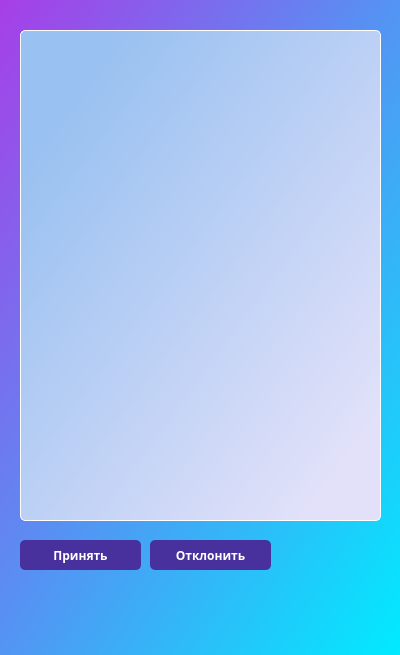
<?xml version="1.0" encoding="UTF-8"?>
<ui version="4.0">
 <class>Friends_in</class>
 <widget class="QDialog" name="Friends_in">
  <property name="geometry">
   <rect>
    <x>0</x>
    <y>0</y>
    <width>400</width>
    <height>655</height>
   </rect>
  </property>
  <property name="windowTitle">
   <string>Dialog</string>
  </property>
  <property name="styleSheet">
   <string notr="true">background-color: qlineargradient(spread:pad, x1:0, y1:0, x2:1, y2:1, stop:0 rgba(167, 62, 231, 255), stop:1 rgba(0, 235, 255, 255));
</string>
  </property>
  <widget class="QListWidget" name="listWidget">
   <property name="geometry">
    <rect>
     <x>20</x>
     <y>30</y>
     <width>361</width>
     <height>491</height>
    </rect>
   </property>
   <property name="styleSheet">
    <string notr="true">border: 1px solid #ffffff;
border-radius: 5px;
background-color: qlineargradient(spread:pad, x1:0, y1:0, x2:1, y2:1, stop:0.140704 rgba(153, 193, 241, 255), stop:0.894472 rgba(226, 225, 249, 255));</string>
   </property>
  </widget>
  <widget class="QPushButton" name="accept">
   <property name="geometry">
    <rect>
     <x>20</x>
     <y>540</y>
     <width>121</width>
     <height>30</height>
    </rect>
   </property>
   <property name="minimumSize">
    <size>
     <width>0</width>
     <height>30</height>
    </size>
   </property>
   <property name="font">
    <font>
     <family>Play</family>
     <bold>true</bold>
    </font>
   </property>
   <property name="styleSheet">
    <string notr="true">QPushButton {
	background-color: rgb(72, 49, 157);
	border-radius: 5px;
	color: rgb(255, 255, 255);

}

QPushButton:hover {
	background-color: rgba(102, 64, 191, 169);
	border-radius: 5px;
	color: rgb(255, 255, 255);
	
}
</string>
   </property>
   <property name="text">
    <string>Принять</string>
   </property>
  </widget>
  <widget class="QPushButton" name="cancel">
   <property name="geometry">
    <rect>
     <x>150</x>
     <y>540</y>
     <width>121</width>
     <height>30</height>
    </rect>
   </property>
   <property name="minimumSize">
    <size>
     <width>0</width>
     <height>30</height>
    </size>
   </property>
   <property name="font">
    <font>
     <family>Play</family>
     <bold>true</bold>
    </font>
   </property>
   <property name="styleSheet">
    <string notr="true">QPushButton {
	background-color: rgb(72, 49, 157);
	border-radius: 5px;
	color: rgb(255, 255, 255);

}

QPushButton:hover {
	background-color: rgba(102, 64, 191, 169);
	border-radius: 5px;
	color: rgb(255, 255, 255);
	
}
</string>
   </property>
   <property name="text">
    <string>Отклонить</string>
   </property>
  </widget>
 </widget>
 <resources/>
 <connections/>
</ui>
